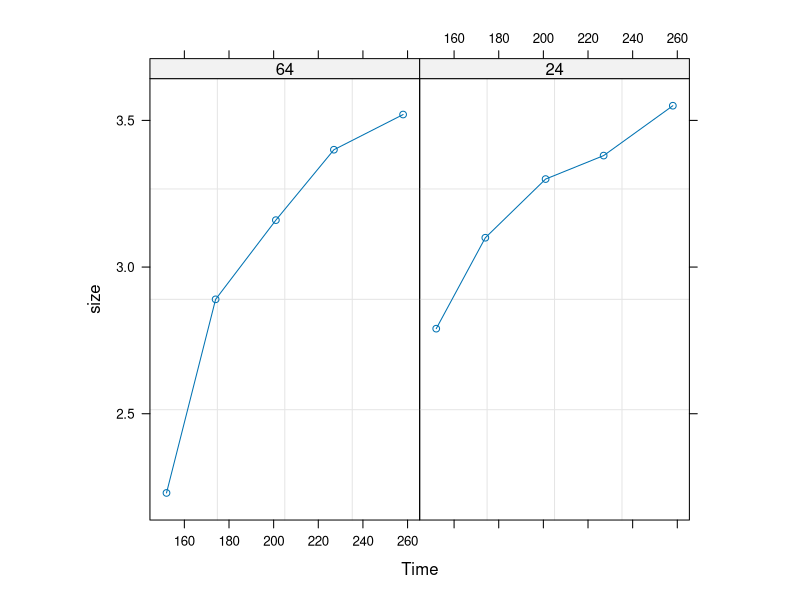
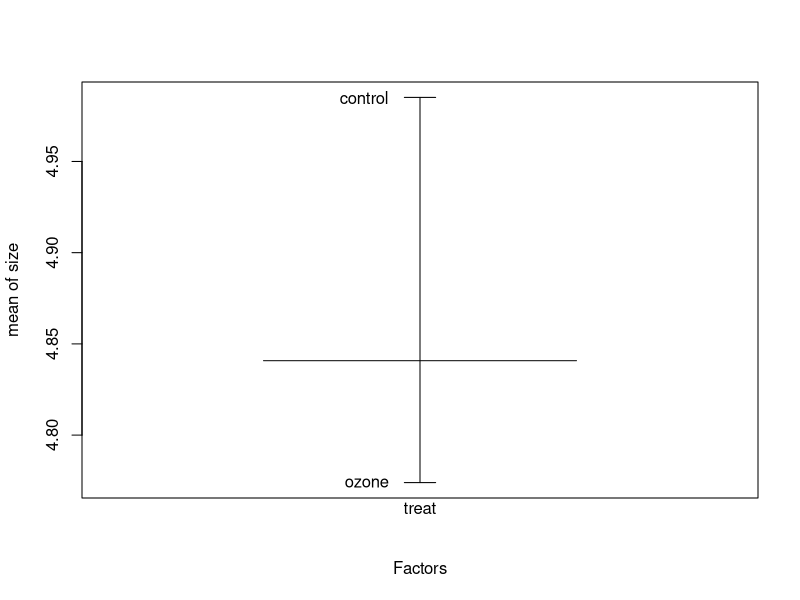
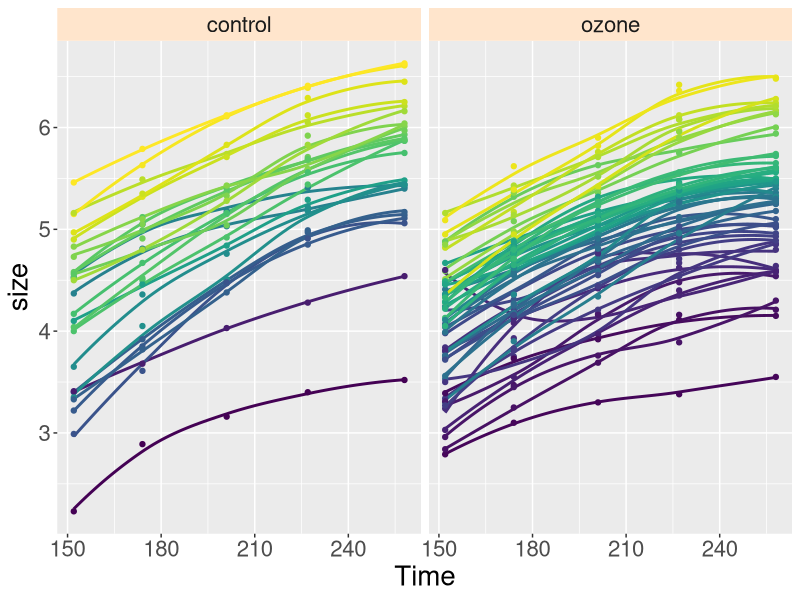
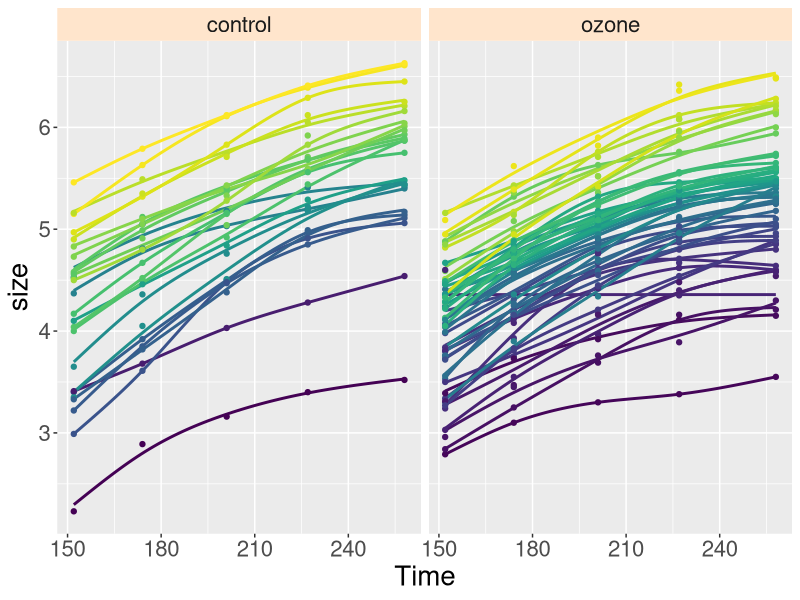
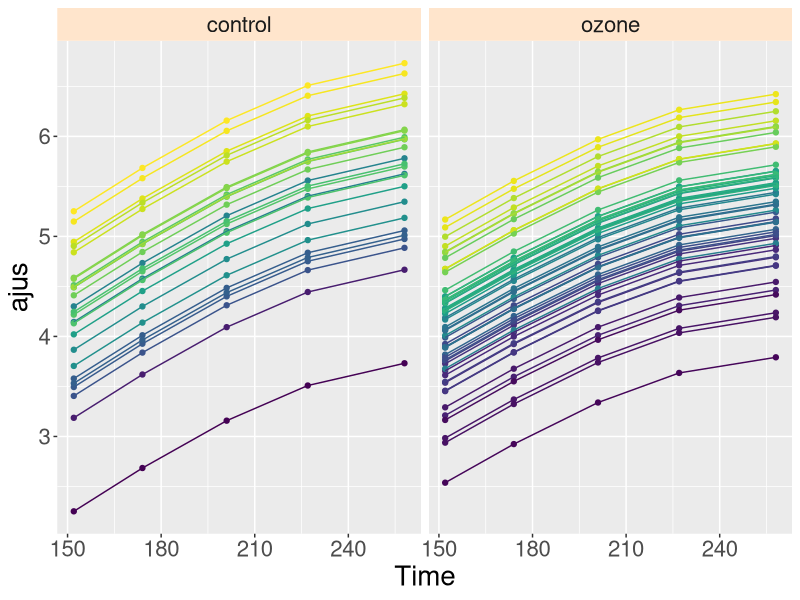
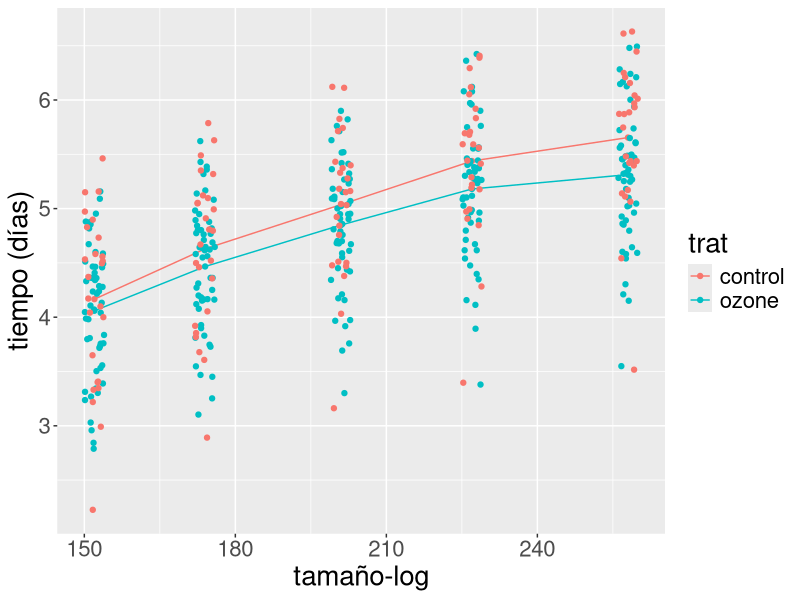
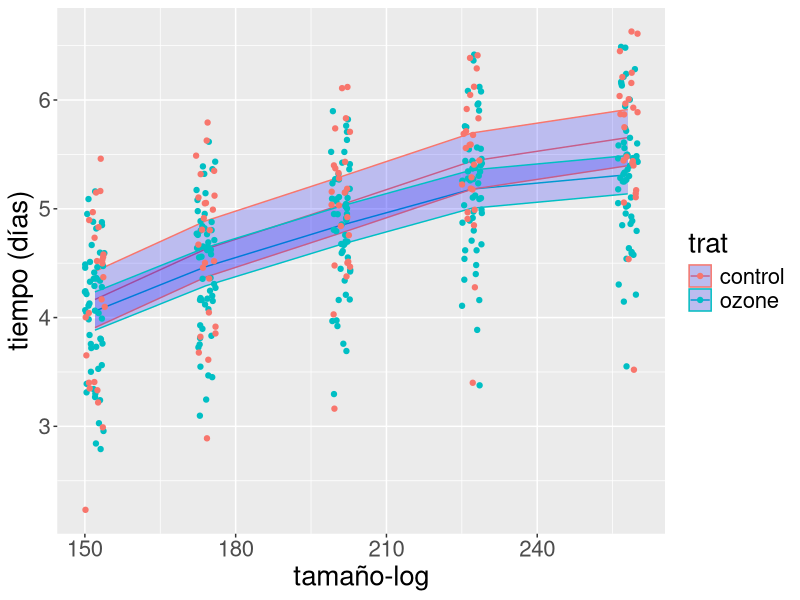

The R source for these figures, in order:
## ---- chunk 1
library(MASS)
library(nlme)
library(tidyverse)
sitka88 <- Sitka
## ---- chunk 2
str(sitka88)
## ---- chunk 3
sitka88 <-groupedData(size ~ Time | tree, data=sitka88)
plot(sitka88[sitka88$tree == 64 | sitka88$tree == 24, ])
## ---- chunk 4
formula(sitka88)
## ---- chunk 5
head(gsummary(sitka88[, c("size","Time")], groups=sitka88$size, omit=TRUE))
## ---- chunk 6
plot.design(size ~ treat, data=sitka88)
## ---- chunk 7
options(repr.plot.width=12, repr.plot.height=6)
library(ggplot2)
ggplot(sitka88, aes(x=Time, y=size, color = tree)) + 
       geom_smooth(method = "loess", span = 1, formula = y ~ x, se = FALSE, show.legend = FALSE) +
       geom_point(show.legend = FALSE) + facet_grid(. ~ treat) +
       theme(strip.background = element_rect(fill="#ffe5cc"),
             text = element_text(size = 20))
## ---- chunk 8
ggplot(sitka88, aes(x=Time, y=size, color = tree)) + 
       geom_smooth(method = "gam", span = 1, formula = y ~ s(x, bs = "cs", k = 5), 
                   se = FALSE, show.legend = FALSE) +
       geom_point(show.legend = FALSE) + facet_grid(. ~ treat) +
       theme(strip.background = element_rect(fill="#ffe5cc"),
             text = element_text(size = 20))
## ---- chunk 9
options(contrasts=c("contr.treatment", "contr.poly"))
## ---- chunk 10
sitka.lme1 <- lme(fixed = size ~ treat * ordered(Time),
                  random = ~ 1 | tree,
                  data = sitka88)
summary(sitka.lme1)$tTable
## ---- chunk 11
intervals(sitka.lme1, level = 0.95)$fixed
## ---- chunk 12
sitka88$tratGrad <- sitka88$Time * (sitka88$treat=="ozone")
## ---- chunk 13
tapply(sitka88$Time,list(sitka88$treat, sitka88$Time), FUN=mean)
tapply(sitka88$tratGrad,list(sitka88$treat, sitka88$Time), FUN=mean)
## ---- chunk 14
sitka.lme2 <- update(sitka.lme1, 
                     fixed = size ~ ordered(Time) + treat + tratGrad)
summary(sitka.lme2)$tTable
## ---- chunk 15
data.frame(AICmodelo_red=summary(sitka.lme2)$AIC, AICmodelo_comp=summary(sitka.lme1)$AIC)
data.frame(BICmodelo_red=summary(sitka.lme2)$BIC, BICmodelo_comp=summary(sitka.lme1)$BIC)
## ---- chunk 16
anova(sitka.lme1, sitka.lme2)
## ---- chunk 17
sitka.lme1.ML <- lme(fixed = size ~ treat * ordered(Time),
                 random = ~ 1 | tree,
                 data = sitka88, method="ML")

sitka.lme2.ML <- update(sitka.lme1.ML, 
                     fixed = size ~ ordered(Time) + treat + tratGrad, method="ML")
## ---- chunk 18
anova(sitka.lme1.ML, sitka.lme2.ML)
## ---- chunk 19
summary(sitka.lme2.ML)
## ---- chunk 20
head(poly(sitka88$Time, 4))
## ---- chunk 21
sitka.lme3.ML <- lme(fixed = size ~ treat + poly(Time, 3) + tratGrad,
                 random = ~ 1 | tree,
                 data = sitka88, method ="ML")
## ---- chunk 22
summary(sitka.lme3.ML)$tTable

## ---- chunk 23
anova(sitka.lme2.ML, sitka.lme3.ML)
## ---- chunk 24


tapply(fitted(sitka.lme3.ML), list(sitka88$treat, sitka88$Time), mean)

## ---- chunk 25
sitka88$ajus <- predict(sitka.lme3.ML)
## ---- chunk 26
ggplot(sitka88, aes(x=Time, y=ajus, color = tree)) + 
       geom_point(show.legend = FALSE) + facet_grid(. ~ treat) +
       geom_line(show.legend = FALSE) + 
       theme(strip.background = element_rect(fill="#ffe5cc"),
             text = element_text(size = 20))
## ---- chunk 27
VarCorr(sitka.lme1)
## ---- chunk 28
sitka.lme4 <- lme(size~ treat * ordered(Time), random = ~ 1 | tree,
                  data = sitka88, corr=corCAR1(0.7, ~ Time | tree))

## ---- chunk 29
anova(sitka.lme1,sitka.lme4)
## ---- chunk 30
summary(sitka.lme4)$tTable
summary(sitka.lme1)$tTable
## ---- chunk 31
intervals(sitka.lme4, which = "fixed", level = 0.95)$fixed
## ---- chunk 32
sitka.fin <- aggregate(list(ajustado=fitted(sitka.lme4)), 
                       list(tiempo=sitka88$Time, trat=sitka88$treat), FUN=mean)
## ---- chunk 33
sitka.fin$tiempo <- as.numeric(sitka.fin$tiempo)
## ---- chunk 34
ggplot(sitka.fin, aes(x=tiempo, y=ajustado, color = trat)) + 
       geom_line(show.legend = TRUE) + 
       geom_point(show.legend = FALSE) + 
       xlab(label = "tamaño-log") +
       ylab(label = "tiempo (días)") + 
       theme(strip.background = element_rect(fill="#ffe5cc"),
             text = element_text(size = 20)) +

       # componente que agrega los datos a la gráfica
       geom_jitter(data = sitka88, width = 2, 
                   mapping = aes(x = Time, y = size, color = treat)) 
## ---- chunk 35
library(tidyverse, warn.conflicts = FALSE)
sitka_intconf <- tibble(Time = sitka88$Time, treat = sitka88$treat)
sitka_intconf <- sitka_intconf %>% add_column(ajus = fitted(sitka.lme4, level = 0))
head(sitka_intconf)
## ---- chunk 36
Designmat <- model.matrix(eval(eval(sitka.lme4$call$fixed)[-2]), 
                          sitka_intconf[-ncol(sitka_intconf)])
## ---- chunk 37
predvar <- diag(Designmat %*% sitka.lme4$varFix %*% t(Designmat))
sitka_intconf$SE <- sqrt(predvar) 
## ---- chunk 38
head(sitka_intconf)
## ---- chunk 39
ggplot(sitka.fin, aes(x=tiempo, y=ajustado, color = trat)) + 
       geom_line(show.legend = TRUE) + 

       # Etiquetas y formato de despliegue
       xlab(label = "tamaño-log") +
       ylab(label = "tiempo (días)") + 
       theme(strip.background = element_rect(fill="#ffe5cc"),
             text = element_text(size = 20)) +

       # bandas de confianza
       geom_ribbon(data = sitka_intconf, aes(x = Time, y = ajus, color = treat,
                                             ymin = ajus - 2 * SE,
                                             ymax = ajus + 2 * SE),
                   alpha=0.2, fill = "blue") +       

       # componente que agrega los datos a la gráfica
       geom_jitter(data = sitka88, width = 2, 
                   mapping = aes(x = Time, y = size, color = treat)) 


